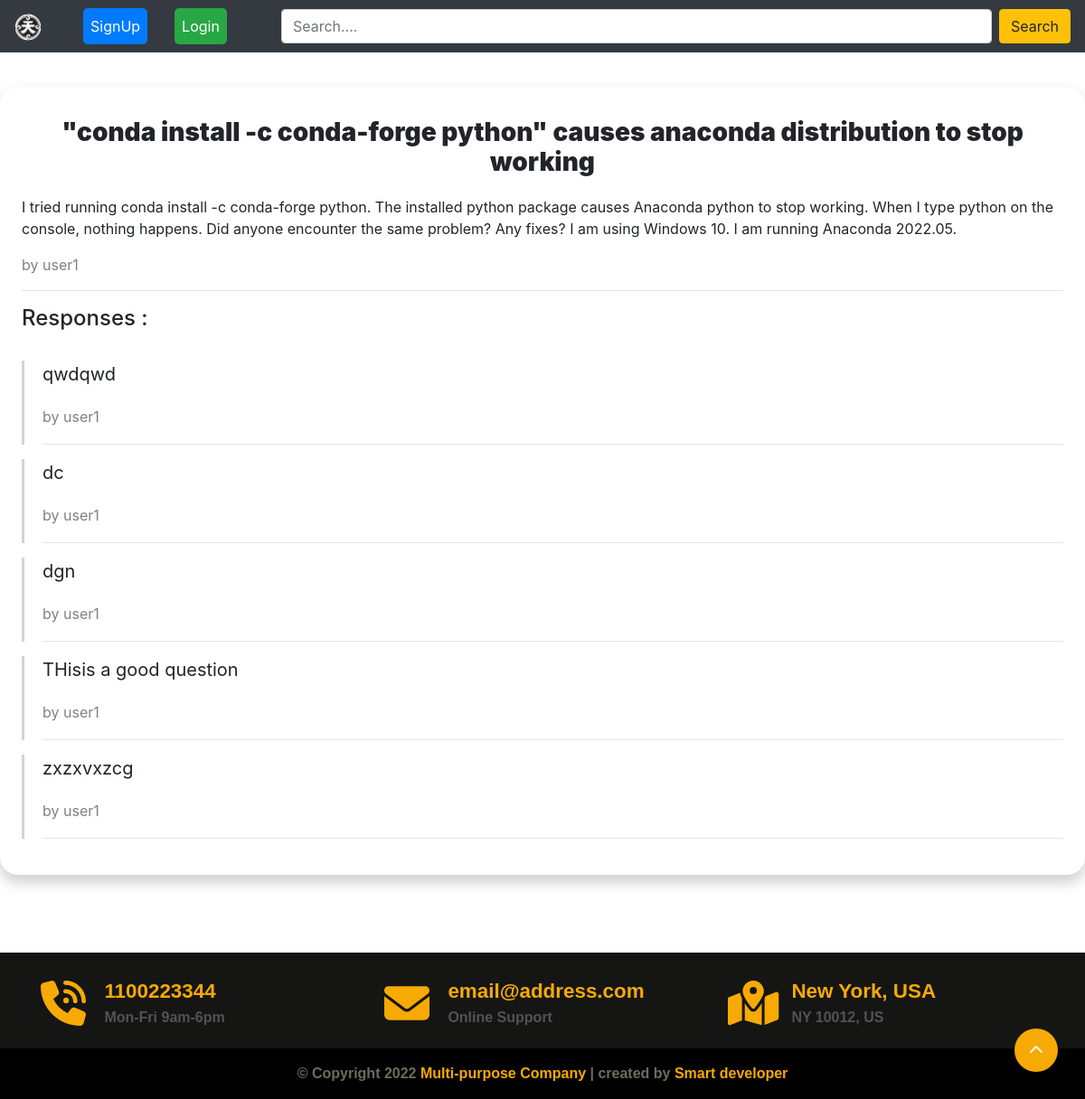
/question/6, run on an earlier commit of the app's database.
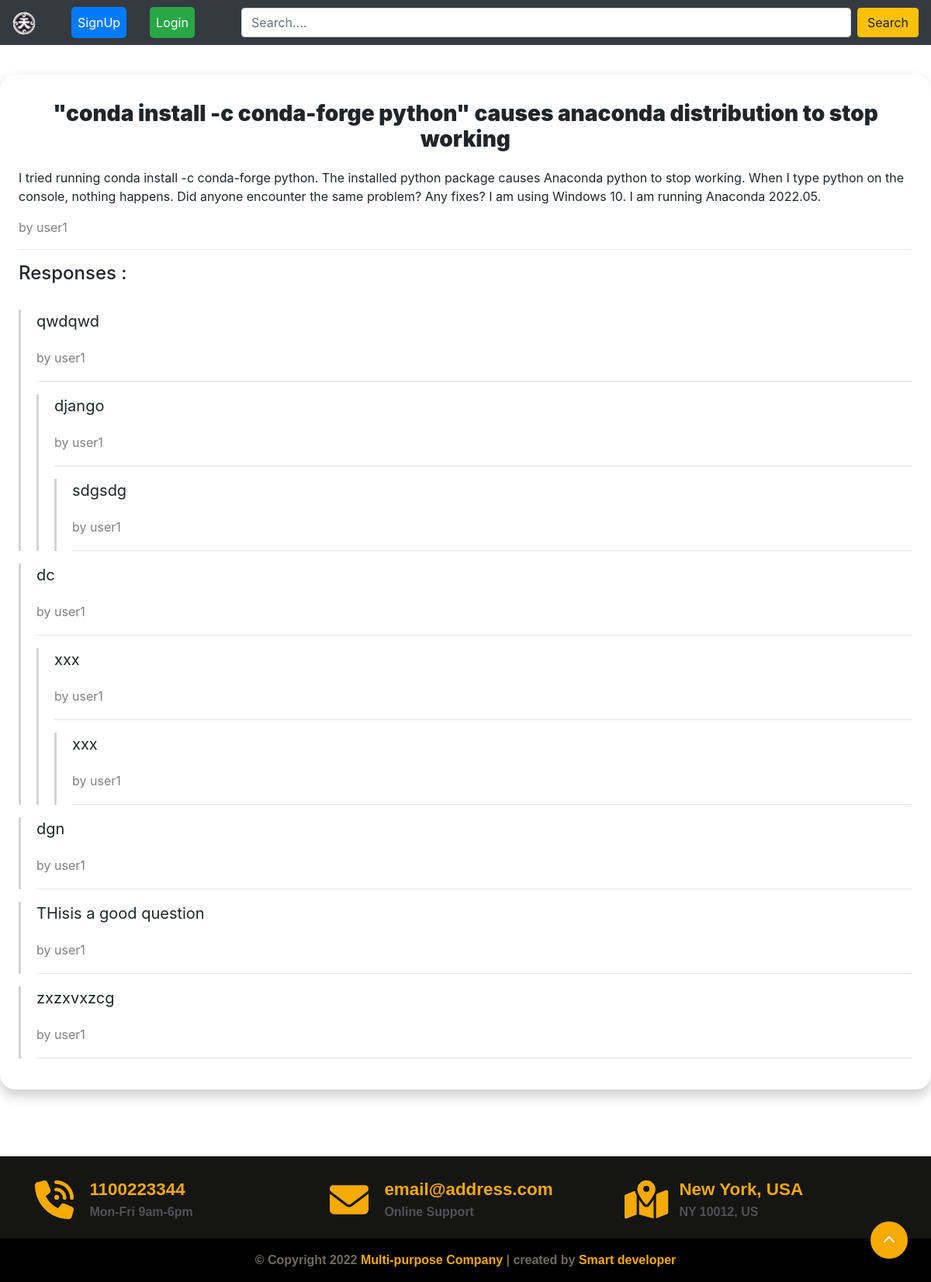
And on a later commit of the database.
### TenjinApp/models.py (models this page shows, shortened)
class Response(models.Model):
    user = models.ForeignKey(User, null=False, on_delete=models.CASCADE)
    question = models.ForeignKey(Question, null=False, on_delete=models.CASCADE, related_name='responses')
    parent = models.ForeignKey('self', null=True, blank=True, on_delete=models.CASCADE)
    body = models.TextField(null=False)
    created_at = models.DateTimeField(auto_now_add=True)
    updated_at = models.DateTimeField(auto_now=True)
    def get_responses(self):
        return Response.objects.filter(parent=self)

### TenjinApp/views.py (the view, shortened to what this page needs)
# urls.py: path("question/<int:id>", views.questionPage, name="question"),
def questionPage(request, id):
    response_form = NewResponseForm()
    reply_form = NewReplyForm()
    question = Question.objects.get(id=id)
    context = {
        'question': question,
        'response_form': response_form,
        'reply_form': reply_form,
    }
    return render(request, 'question.html', context)

### TenjinApp/forms.py
class NewResponseForm(forms.ModelForm):
    class Meta:
        model = Response
        fields = ['body']
        widgets = {
            'body': forms.Textarea(attrs={
                'required': True,
                'placeholder': 'Reply',
                'style': 'width: 1150px; height: 100px; outline: none; padding: 7px;'}),
        }

class NewReplyForm(forms.ModelForm):
    class Meta:
        model = Response
        fields = ['body']
        widgets = {
            'body': forms.Textarea(attrs={
                'rows': 2,
                'required': True,
                'placeholder': 'What are your thoughts ?',
                'style': 'width: 950px; height: 100px; outline: none; padding: 7px;'}),
        }

### TenjinApp/models.py (called while the page is built)
    def get_responses(self):
        return self.responses.filter(parent=None)

### templates/question.html (shortened to what this page needs)
{% extends 'layouts/page.html' %}
{% block content %}
<div class="page">
    <br>
    <br>
<div class="question-list-item">
<div class="main-question-detail">
        <h3 class="title" style="margin-bottom: 20px;">{{question.title}}</h3>
        <p class="question-body">{{question.body}}</p>
        <span class="question-list-item-author">by {{question.author.username}}</span>
<div>
<hr>
        <div class="responses-container">
            <h4 class="responses-container-heading">Responses :</h4>
            <br>
            {% if not question.responses.all %}
                <p class="no-responses-text">No responses yet</p>
            {% else %}
                {% for response in question.get_responses %}
                    {% include 'components/response.html' with response=response %}
                {% endfor %}
        </div>
        {% endif %}
</div>
</div>
</div>
<br>
<br>
{% endblock %}

### templates/components/response.html (shortened to what this page needs)
<blockquote class="blockquote" id="{{response.id}}">
    <p class="response-body">{{response.body}}</p>
    <small class="question-list-item-author">by {{response.user.username}}</small>
    <hr>
    {% for children in response.get_responses %}
    {% include 'components/response.html' with response=children %}
    {% endfor %}
</blockquote>

What changed in the data, as far as the page shows it:
added Response: body "django", user.username "user1", shown under "qwdqwd"
added Response: body "sdgsdg", user.username "user1", shown under "django"
added Response: body "xxx", user.username "user1", shown under "dc"
added Response: body "xxx", user.username "user1"
